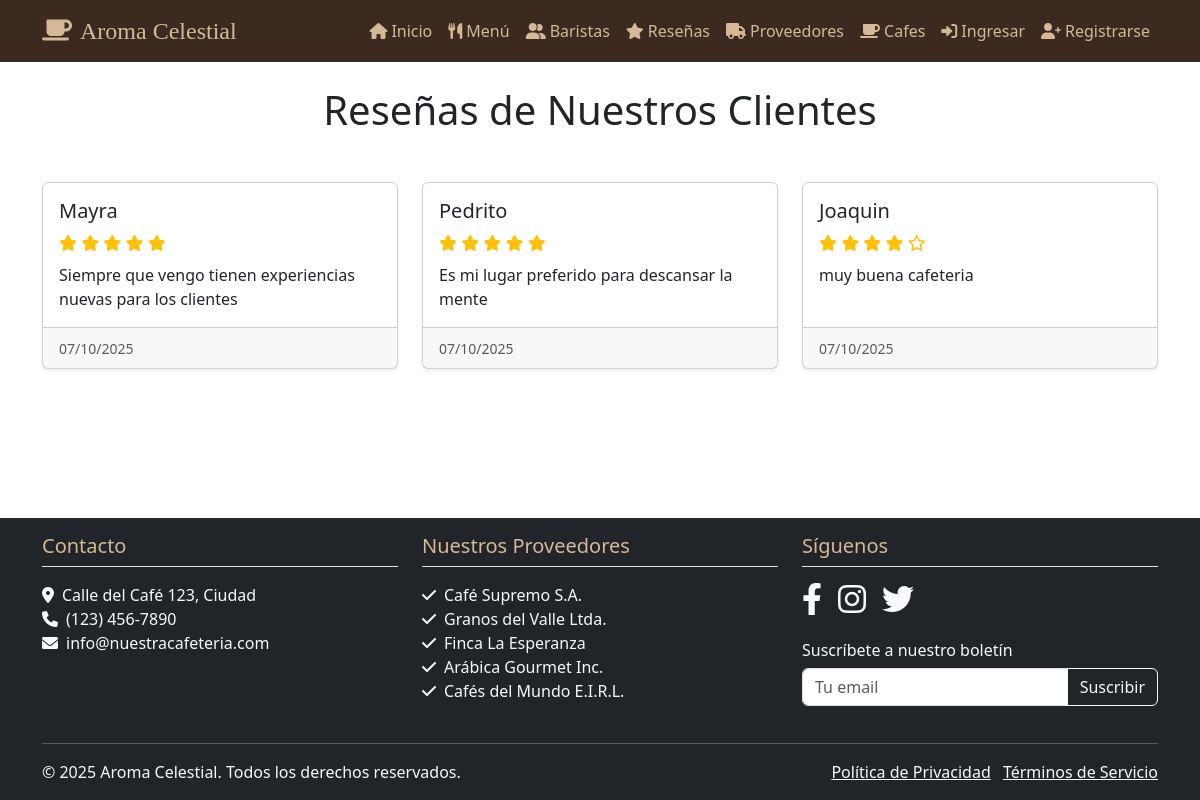
Before: /resenas/ with the older database file.
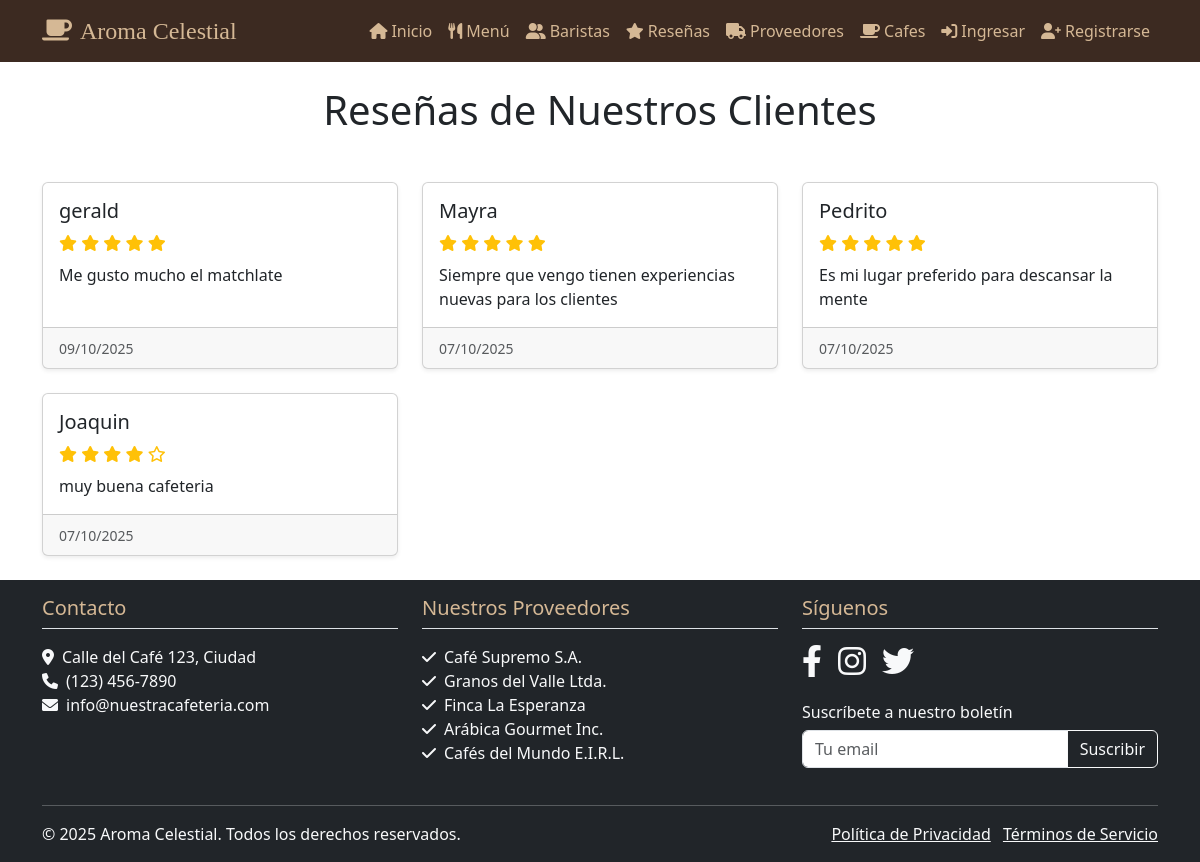
After: the same page with the newer database file.
### miapp/models.py (models this page shows)
class Resena(models.Model):
    id = models.AutoField(primary_key=True)
    nombre_cliente = models.CharField(max_length=100)
    calificacion = models.IntegerField()
    comentario = models.TextField()
    fecha_creacion = models.DateTimeField(auto_now_add=True)

### miapp/views.py (the view)
# urls.py: path('resenas/', views.resenas, name='resenas'),
def resenas(request):
    resenas = Resena.objects.all().order_by('-fecha_creacion')
    form = ResenaForm()
    return render(request, 'resenas.html', {'form': form, 'resenas': resenas})

### miapp/forms.py
class ResenaForm(forms.ModelForm):
    class Meta:
        model = Resena
        fields = ['nombre_cliente', 'comentario', 'calificacion']
        widgets = {
            'nombre_cliente': forms.TextInput(attrs={'class': 'form-control'}),
            'comentario': forms.Textarea(attrs={'class': 'form-control', 'rows': 2}),
            'calificacion': forms.NumberInput(attrs={'class': 'form-control', 'min': 1, 'max': 5}),
        }

### miapp/templates/resenas.html (shortened to what this page needs)
{% extends "base.html" %}
{% load static %}
{% block content %}
<h1 class="text-center mb-5">Reseñas de Nuestros Clientes</h1>
<div class="row row-cols-1 row-cols-md-3 g-4">
    {% for resena in resenas %}
    <div class="col">
        <div class="card h-100 shadow-sm">
            <div class="card-body">
                <h5 class="card-title">{{ resena.nombre_cliente }}</h5>
                <div class="mb-2">
                    {% for i in "12345"|make_list %}
                        {% if forloop.counter <= resena.calificacion %}
                            <i class="fas fa-star text-warning"></i>
                        {% else %}
                            <i class="far fa-star text-warning"></i>
                        {% endif %}
                    {% endfor %}
                </div>
                <p class="card-text">{{ resena.comentario }}</p>
            </div>
            <div class="card-footer text-muted">
                <small>{{ resena.fecha_creacion|date:"d/m/Y" }}</small>
            </div>
        </div>
    </div>
    {% endfor %}
</div>
<br>
{% endblock %}

### miapp/templates/base.html (shortened to what this page needs)
<!DOCTYPE html>
<html lang="es">
<head>
    <link href="https://cdn.jsdelivr.net/npm/bootstrap@5.3.0/dist/css/bootstrap.min.css" rel="stylesheet">
    <link rel="stylesheet" href="https://cdnjs.cloudflare.com/ajax/libs/font-awesome/6.0.0-beta3/css/all.min.css">
    <link rel="stylesheet" href="https://cdn.jsdelivr.net/npm/bootstrap-icons@1.10.0/font/bootstrap-icons.css">
</head>
<body class="d-flex flex-column min-vh-100">
    <nav class="navbar navbar-expand-lg navbar-dark navbar-custom">
        <div class="container">
            <a class="navbar-brand" href="{% url 'index' %}">
                <i class="fas fa-coffee me-2"></i>Aroma Celestial
            </a>
            <div class="collapse navbar-collapse" id="navbarNav">
                <ul class="navbar-nav ms-auto">
                    <li class="nav-item">
                        <a class="nav-link" href="{% url 'index' %}"><i class="fas fa-home me-1"></i>Inicio</a>
                    </li>
                    <li class="nav-item">
                        <a class="nav-link" href="{% url 'menu' %}"><i class="fas fa-utensils me-1"></i>Menú</a>
                    </li>
                    <li class="nav-item">
                        <a class="nav-link" href="{% url 'baristas' %}"><i class="fas fa-user-friends me-1"></i>Baristas</a>
                    </li>
                    <li class="nav-item">
                        <a class="nav-link" href="{% url 'resenas' %}"><i class="fas fa-star me-1"></i>Reseñas</a>
                    </li>
                    <li class="nav-item">
                        <a class="nav-link" href="{% url 'proveedores' %}"><i class="fas fa-truck me-1"></i>Proveedores</a>
                    </li>
                    <li class="nav-item">
                        <a class="nav-link" href="{% url 'cafes' %}"><i class="fas fa-coffee me-1"></i>Cafes</a>
                    </li>
                    {% if user.is_authenticated %}
                    {% load user_tags %}
                    {% else %}
                    <li class="nav-item">
                        <a class="nav-link" href="{% url 'login' %}"><i class="fas fa-sign-in-alt me-1"></i>Ingresar</a>
                    </li>
                    <li class="nav-item">
                        <a class="nav-link" href="{% url 'register' %}"><i class="fas fa-user-plus me-1"></i>Registrarse</a>
                    </li>
                    {% endif %}
                </ul>
            </div>
        </div>
    </nav>
    <main class="flex-grow-1">
        <div id="content" class="container mt-4" style="height: 100%;">
            {% block content %}
            {% endblock %}
        </div>
    </main>
    <footer class="bg-dark text-light py-3 mt-auto " >
        <div class="container">
            <div class="row">
                <div class="col-md-4 mb-4 mb-md-0">
                    <h5 class="mb-3 border-bottom pb-2">Contacto</h5>
                    <ul class="list-unstyled">
                        <li><i class="fas fa-map-marker-alt me-2"></i>Calle del Café 123, Ciudad</li>
                        <li><i class="fas fa-phone me-2"></i>(123) 456-7890</li>
                        <li><i class="fas fa-envelope me-2"></i>info@nuestracafeteria.com</li>
                    </ul>
                </div>
                <div class="col-md-4 mb-4 mb-md-0">
                    <h5 class="mb-3 border-bottom pb-2">Nuestros Proveedores</h5>
                    <ul class="list-unstyled">
                        <li><i class="fas fa-check me-2"></i>Café Supremo S.A.</li>
                        <li><i class="fas fa-check me-2"></i>Granos del Valle Ltda.</li>
                        <li><i class="fas fa-check me-2"></i>Finca La Esperanza</li>
                        <li><i class="fas fa-check me-2"></i>Arábica Gourmet Inc.</li>
                        <li><i class="fas fa-check me-2"></i>Cafés del Mundo E.I.R.L.</li>
                    </ul>
                </div>
                <div class="col-md-4">
                    <h5 class="mb-3 border-bottom pb-2">Síguenos</h5>
                    <div class="d-flex justify-content-start">
                        <a href="https://www.facebook.com/nuestracafeteria" class="text-light me-3 social-icon">
                            <i class="fab fa-facebook-f fa-2x"></i>
                        </a>
                        <a href="https://www.instagram.com/nuestracafeteria" class="text-light me-3 social-icon">
                            <i class="fab fa-instagram fa-2x"></i>
                        </a>
                        <a href="https://twitter.com/nuestracafeteria" class="text-light social-icon">
                            <i class="fab fa-twitter fa-2x"></i>
                        </a>
                    </div>
                    <div class="mt-4">
                        <h6>Suscríbete a nuestro boletín</h6>
                        <form class="mt-2">
                            <div class="input-group">
                                <input type="email" class="form-control" placeholder="Tu email" aria-label="Tu email" aria-describedby="button-addon2">
                                <button class="btn btn-outline-light" type="button" id="button-addon2">Suscribir</button>
                            </div>
                        </form>
                    </div>
                </div>
            </div>
            <hr class="mt-4 mb-3">
            <div class="row">
                <div class="col-md-6 text-center text-md-start">
                    <p class="mb-0">&copy; 2025
                        Aroma Celestial. Todos los derechos reservados.</p>
                </div>
                <div class="col-md-6 text-center text-md-end">
                    <a href="#" class="text-light me-2">Política de Privacidad</a>
                    <a href="#" class="text-light">Términos de Servicio</a>
                </div>
            </div>
        </div>
    </footer>
</body>
</html>

### miapp/templates/base.html (style rules this page uses)
.navbar-custom { background-color: #3c2a21; }
.navbar-custom .navbar-brand, .navbar-custom .nav-link { color: #d5b895 !important; transition: color 0.3s ease; }
.navbar-brand { font-family: 'Pacifico', cursive; font-size: 1.5rem; }
footer { background-color: #2c2c2c; }
footer h5 { color: #d5b895; }
.social-icon { transition: transform 0.3s ease; }

Changed rows visible on the page:
added Resena: nombre_cliente "gerald", calificacion 5 (drawn), comentario "Me gusto mucho el matchlate", fecha_creacion "09/10/2025"
